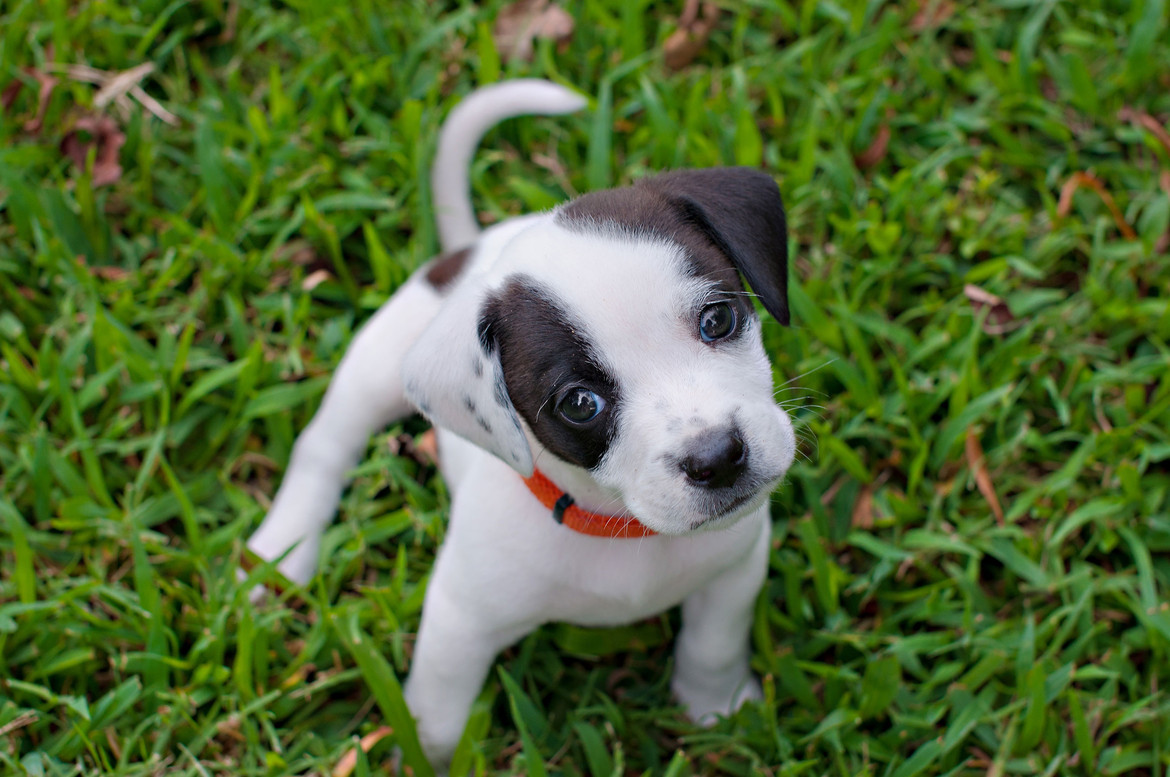
#> input picture activity 1/data/activity 1/perrito.jpeg, 1170 x 777 px
$ jupyter execute --allow-errors 1_photometric_transformations.ipynb
#> lines starting #> are read from the running program, lines starting #| are printed output that depends on the picture
### Master of Applied Artificial Intelligence

**Course: TC4033 - Computational Vision for Images and Video**

**Photometric transformations**

Tutor: Dr. Gilberto Ochoa

Team members:
* Alfonso de Lucas Espinosa - A01795118
* Ignacio Jose Aguilar Garcia - A00819762
* Alejandro Calderon Aguilar - A01795353
* Ricardo Mar Cupido - A01795394
* Mario Fonseca Martinez - A01795228

### Introduction

Image is defined as two dimensional function *f(x,y)* where x and y are spatial (plane) coordinates, and the amplitud of *f* at any pair of coordinates (*x*, *y*) is called the intensity of the image at that point.

#### Image processing has 3 types of computerized process:
* Low-level
    it involves in basic operations such as image preprocessing to **reduce noise**, **constrat ehancement** and image sharpening.


* Mid-level
    it involves tasks such as **segmentation**, **classification of individual objects**.


* High-level
    it involves "making sense" of an ensemble of recognized objects, as image analysis and performing the cognitive functions associated with human vision.


#### Photometric Tranformations:

Photometric transformations are applied to change visual appearance of an image while preserving the its geometric structure. Some photometric transformations modify image's brightness, constrast, colour or tone. [2]

In this introductory notebook we are going to focus in Low-level processing with the following photometric transformations.

|   |   |   |   |  Image Substraction |  Gamma correction |  Negative Transformation |
|:-:|:-:|:-:|:-:|:-:|:-:|:-:|
| Definition  |   |   |   | Subtracts pixel values from another image or a constant, making emphazis in differences  |  Adjusts the intensity of an image by applying a power law function | Inverts pixel intensities to create a negative effect  |
| Formula  |   |   |   | *I*<sup>'</sup> = *I*<sub>1</sub> - *I*<sub>2</sub> <br/> *I*<sup>'</sup> = *I* - *C* | *I*<sup>'</sup> = *c* ⋅ *I*<sup>γ</sup>  | *I* = *L* - 1 - *I*  |
|  Purpose |   |   |   | Highlight differences between two images | Corrects brightness and contrast non-linearly  | Creates an inverse image  |
| Visual Impact  |   |   |   | Highligths differences or removes background  |  Enhances details in dark or bright regions  |  Producces a negative effect, reversing light and dark regions  |
| Control parameters  |   |   |   |  second image or *C* | Scaling factor *C*, Gamma value γ  | Maximum intensity *L* (255 for 8-bit)  |

### Importing libraries

[cell 1]
from matplotlib import image as mpimg
import matplotlib.pyplot as plt
import numpy as np
import cv2
from PIL import Image

### Loading Images

[cell 2]
# Loading images
dog_img = Image.open('data/activity 1/perrito.jpeg')
#> dog_img is the input picture: PIL image 1170x777 RGB; mean R, G, B 82.8, 104.7, 53.9
dental_img = Image.open('data/activity 1/dental-x-ray.jpg')
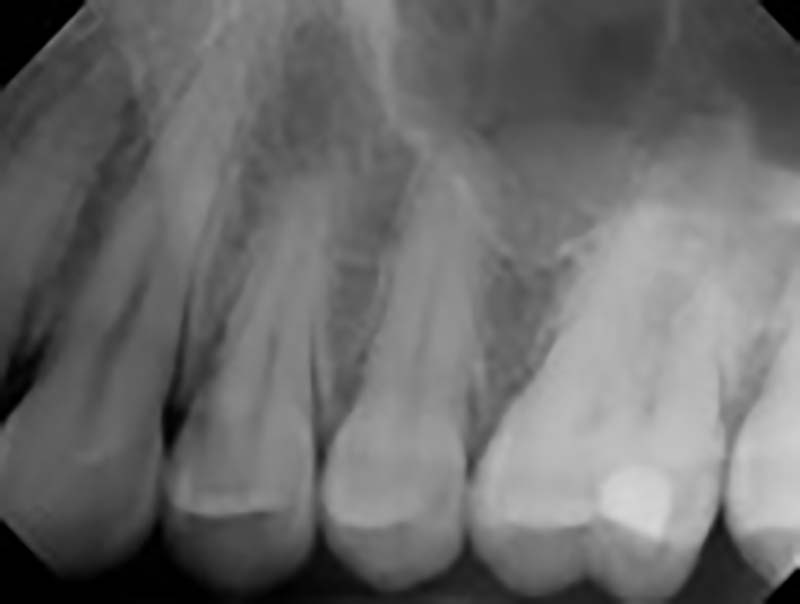
#> input picture activity 1/data/activity 1/dental-x-ray.jpg, 800 x 604 px
#> dental_img is the input picture: PIL image 800x604 RGB; min 0, max 215, mean 107.3
microscope_img = Image.open('data/activity 1/microscope.jpg')
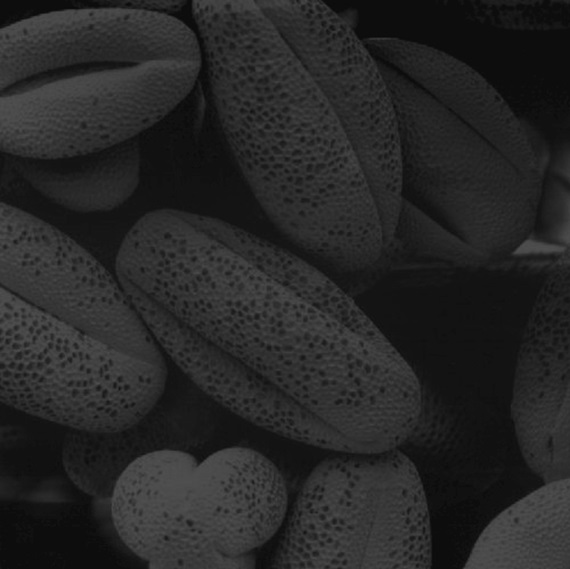
#> input picture activity 1/data/activity 1/microscope.jpg, 570 x 569 px
#> microscope_img is the input picture: PIL image 570x569 RGB; min 9, max 81, mean 38.7
paysage_img = Image.open('data/activity 1/paysage.png')
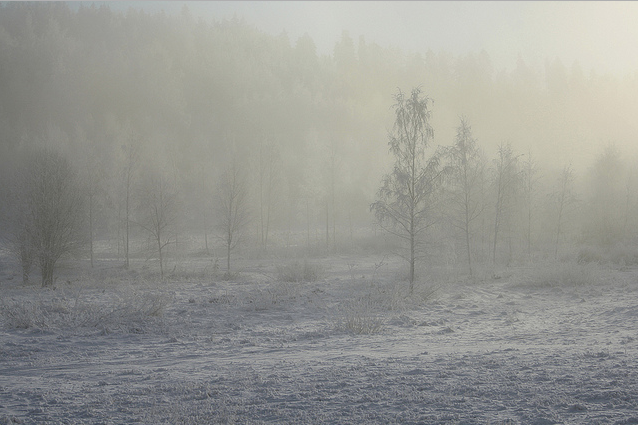
#> input picture activity 1/data/activity 1/paysage.png, 638 x 425 px
#> paysage_img is the input picture: PIL image 638x425 RGBA; mean R, G, B, A 149.9, 150.6, 145.7, 255
retina_img = Image.open('data/activity 1/retina.png')
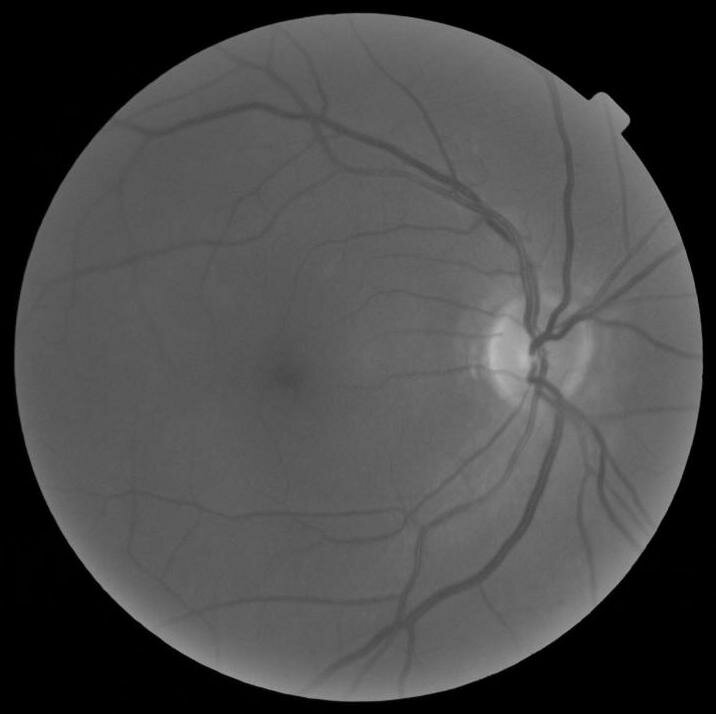
#> input picture activity 1/data/activity 1/retina.png, 716 x 714 px
#> retina_img is the input picture: PIL image 716x714 L; min 0, max 185, mean 72.3
map_img = Image.open('data/activity 1/map2.jpg')
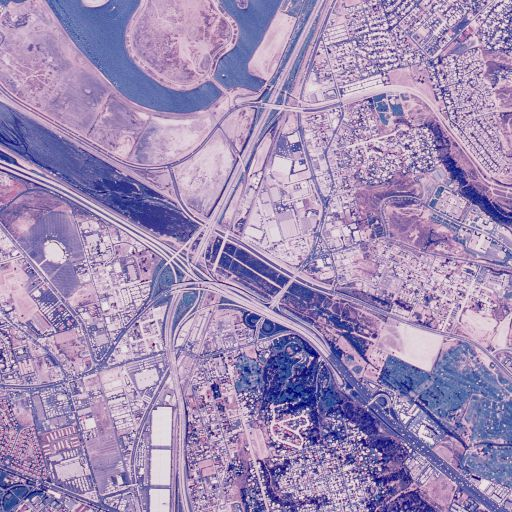
#> input picture activity 1/data/activity 1/map2.jpg, 512 x 512 px
#> map_img is the input picture: PIL image 512x512 RGB; mean R, G, B 160.2, 140.4, 181.7
#> (the rest of this cell did not finish here and is left out)

### 1. Types of Photometric Tranformation

#### 1.1 Adjusting Brightness and Contrast

* **Brightness**: involves increasing or decreasing the intensity of the pixels. (**Beta** parameter adds brightness)
* **Contrast**: This modifies the difference between the brightness and the darkest parts of the image. (**Alpha** parameter scales contrast). [3]

The next code shows the implementation of the brightness and contrast adjustment.

[cell 3]
# anonimal function to test scales in alpha and beta
adjust_brightness_contrast = lambda img, a=1, b=0: cv2.convertScaleAbs(np.array(img), alpha=a, beta=b)
# scale of brightness and contrast
bright_scales = [0, 25.0, 50.0, 100.0, 150.0]
contrast_scales = [1.0, 1.5, 2.0, 2.5, 3.0]
# iterating the brightness dog imgs
brightness_dog_imgs = [adjust_brightness_contrast(img=dog_img, b=bright_scale) for bright_scale in bright_scales]
#> brightness_dog_imgs = 5 items
# iterating the contrast dog imgs
contrast_dog_imgs = [adjust_brightness_contrast(img=dog_img, a=contrast_scale) for contrast_scale in contrast_scales]
#> contrast_dog_imgs = 5 items

# ploting the results
fig, axs = plt.subplots(2, len(contrast_scales), figsize=(15,6))

for i, bright_img in enumerate(brightness_dog_imgs):
    axs[0, i].imshow(bright_img)
    axs[0, i].set_title(f"Brightness: {bright_scales[i]}")
    axs[0, i].axis("off")
#> this loop made 5 passes

for i, contrast_img in enumerate(contrast_dog_imgs):
    axs[1, i].imshow(contrast_img)
    axs[1, i].set_title(f"Contrast: {contrast_scales[i]}")
    axs[1, i].axis("off")

plt.tight_layout()
plt.show()
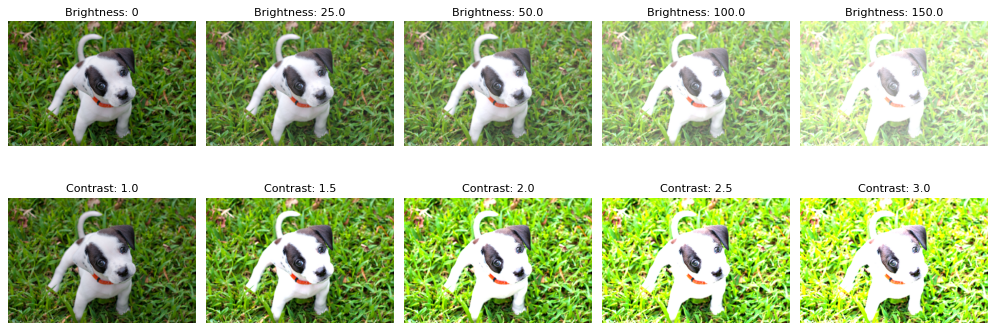
#> figure drawn by matplotlib, 10 panels

#### 1.2 *Thresholding*

This technique converts an image into a binary format (black and white) based on whether the pixel values are greater than or less than a defined threshold (T).

The transformation formula for a pixel *I<sub>(x, y)</sub>* is as follows:


This technique is used to segment objects of interest from the background in images, process documents for OCR applications, recognize patterns for ML models, isolate moving objects in video frames, and generate masks to define regions for further transformations, among other cases.

#> (a cell that did not finish here is left out)

#### 1.3 Contrast Stretching

Contrast Stretching is a technique that improves the contrast of an image by stretching the range of intensity values to span a desired range (0-255 for 8-bit images)

**Transformation used for contrast stretching**

x

The locations of points (*r<sub>1</sub>*,*s<sub>1</sub>*) and (*r<sub>2</sub>*, *s<sub>2</sub>*) control the shape of the transformation function.

If *r<sub>1</sub>* = *s<sub>1</sub>* and *r<sub>2</sub>* = *s<sub>2</sub>* the transformation is linear that produces no changes in the intensity.

If *r<sub>1</sub>* = *r<sub>2</sub>*, *s<sub>1</sub>* = 0, and *s<sub>2</sub>* = *L* - 1 the transformation becomes a thresholding function. (creates a binary image)

If (*r<sub>1</sub>*, *s<sub>1</sub>*) = (*r*<sub>min</sub>, 0) and (*r<sub>2</sub>*, *s<sub>2</sub>*) = (*r*<sub>max</sub>, *L* - 1) where *r*<sub>min</sub> and *r*<sub>max</sub> denote the minimum and maximum intensity levels in the input image.

where:

* *r*: Input pixel intensity.
* *r*<sub>min</sub> and *r*<sub>max</sub>: Minimum and maximum intensity values in the input image.
* *s*<sub>min</sub> and *s*<sub>max</sub>: Desired intensity range (e.g., 0-255).
* *s*: Output pixel intensity.

**when to use contrast stretching**:
* when our image has low contrast.
* Improving the constrast of X-rays images.

[cell 5]
def r_intensity(img):
    """
    calculating r_min and r_max intensity values in the input image
    """
    # Calculate r_min and r_max
    r_min, r_max = np.min(img), np.max(img)
#> r_min = 9; r_max = 81
    return { 'min': r_min, 'max': r_max }

# apply contrast stretching
def contrast_stretching(img, r_min, r_max):
    """
    Contrast stretching mathematical operation
    """
    # Define desired INTENSITY s_min and s_max
    s_min, s_max = 0, 255
    # Output pixel intensity
    s = ((img - r_min) / (r_max - r_min) * (s_max - s_min) + s_min).astype(np.uint8)
    return s

# images as array
microscope_img_array = np.array(microscope_img)
paysage_img_array = np.array(paysage_img)

# getting intensity of images
r_microscope = r_intensity(microscope_img_array)
#> r_microscope = {'min': 9, 'max': 81}
r_paysage = r_intensity(paysage_img_array)
#> r_paysage = {'min': 47, 'max': 255}

# images to test contrast stretching
contrast_str_imgs = [
                     [microscope_img_array, contrast_stretching(microscope_img_array, r_microscope['min'], r_microscope['max'])],
                     [paysage_img_array, contrast_stretching(paysage_img_array, r_paysage['min'], r_paysage['max'])]]
#> in contrast_stretching, `s = ((img - r_min) / (r_max - r_min) * (s_max - s_min) + s_min).astype..`:
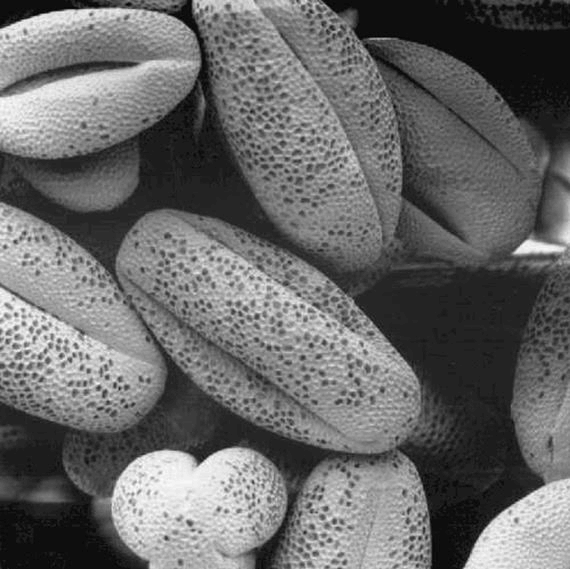
#> s: shape (569, 570, 3); min 0, max 255, mean 104.9

labels = ["Normal Image", " Contrast Stretching"]

# grid to plot the images 2x2
fig, axs = plt.subplots(2, 2, figsize=(8,10))
# iterating every image in contrast stretching images array
for i, _imgs in enumerate(contrast_str_imgs):
    # iterating the original and contrasted image
    for j, _img in enumerate(_imgs):
        # plot the image.
        axs[i, j].imshow(_img)
        axs[i, j].set_title(labels[j])
        axs[i, j].axis("off")
#> this loop made 2 passes
plt.tight_layout()
plt.show()

### 2. Negative Images and Their Applications: A Case Study in Medical Imaging

An Image negative is a complete inversion of an image, where the lightest areas appear dark and the darkest areas appear light. The negative of an image is created by subtracting the pixel values from the maximum intensity value. For an 8-bit image, the maximum intensity value is 255, so the negative of an image can be calculated as:

*Negative Image = L - 1 - Image*

where L is the maximum intensity value (255 for an 8-bit image) and Image is the original image. The negative image can be used to enhance the visibility of certain features in an image by inverting the pixel intensities and highlighting the edges of objects [5].

In specific case study, we are going to apply negative images to enhance the visibility of certain features in X-ray images. One of the main advantages of using negative images in X-ray imaging is that it can help to improve the visibility of certain features that may be difficult to see in a standard X-ray image. By creating a negative image of an X-ray, it is possible to enhance the contrast of the image and highlight the edges of bones and other structures, making it easier to identify and analyze these features.

[cell 6]
# get an image as array
dental_array_img = np.array(dental_img)
# apply the formula L - 1 - I
negative = 255 - dental_array_img
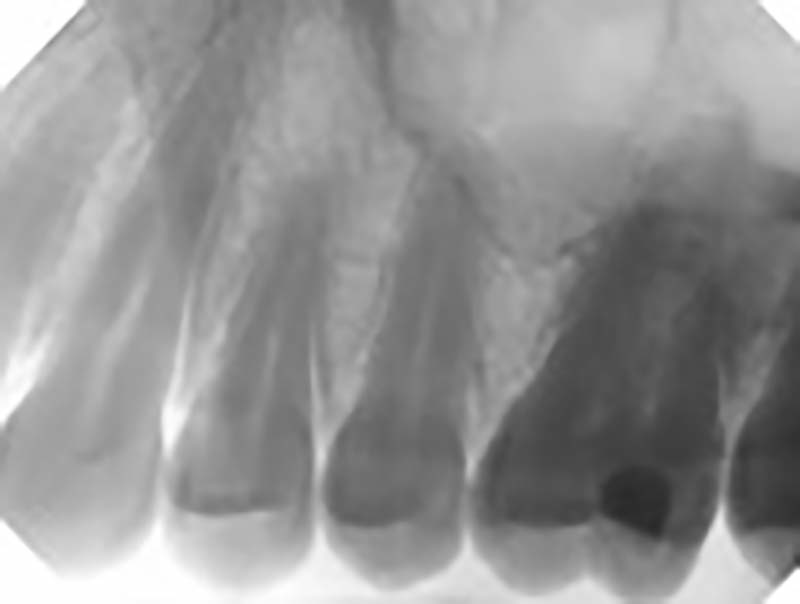
#> negative: shape (604, 800, 3); min 40, max 255, mean 147.7
# save the image and transformed image (negative transformation)
dental_imgs = [dental_array_img, negative]
# labels to show in every plot
labels = ["Normal Image", "Negative Image"]

# plot the results in a grid of 1x2
fig, axs = plt.subplots(1, 2, figsize=(15,6))
# iterate the images (original, negative image)
for i, dental in enumerate(dental_imgs):
    # plot the image
    axs[i].imshow(dental)
    # set a title
    axs[i].set_title(labels[i])
    # hide axis
    axs[i].axis("off")

plt.tight_layout()
plt.show()

### 3. Gamma Correction and its Application: A Case Study in satellite imaging

Gamma correction is a technique used to adjust the brightness and contrast of an image by applying a non-linear transformation to the pixel values. The gamma correction function is defined as: a power-law function that raises the input pixel values to a certain power (gamma value).

The gamma correction function is given by the formula:

V<sub>out</sub> = V<sub>in</sub><sup>γ</sup>

where:
* V<sub>out</sub> is the output pixel value.
* V<sub>in</sub> is the input pixel value.
* γ is the gamma value.

The gamma correction function is used to adjust the brightness and contrast of an image by applying a non-linear transformation to the pixel values. By adjusting the gamma value, it is possible to enhance the contrast of the image and highlight the edges of features, making it easier to identify and analyze these features.

The importance of gamma correction has a positive impact on computer vision applications, some of the applications are according to Kumar, P., & Kumar, P. (2024):
* Reliable Imaging Uniformity
* Improved Contrast & Detail
* Color Accuracy
* Consistency of Display
* Adjustable to Lighting Conditions

In the specific case study, we are going to apply gamma correction to enhance the contrast and detail of an image representing an image satellite. By applying gamma correction to the image, it is possible to adjust the brightness and contrast of the image, making it easier to identify and analyze the features of the image.

[cell 7]
map_array_img = np.array(map_img)
# collection of original image and gamma transformation applied.
gamma_images = [map_array_img]
# gamma values to apply
gamma_values = [0.2, 0.5, 1, 1.5, 1.8, 2.0]

# apply gamma tranformation to original image
for gamma_value in gamma_values:
  gamma_transformation = np.array(255 * (map_array_img / 255) ** gamma_value, dtype=np.uint8)
  # append image tranformed
  gamma_images.append(gamma_transformation)
#> this loop made 6 passes
#> pass 2, `gamma_transformation = np.array(255 * (map_array_img / 255) ** gamma_v..`:
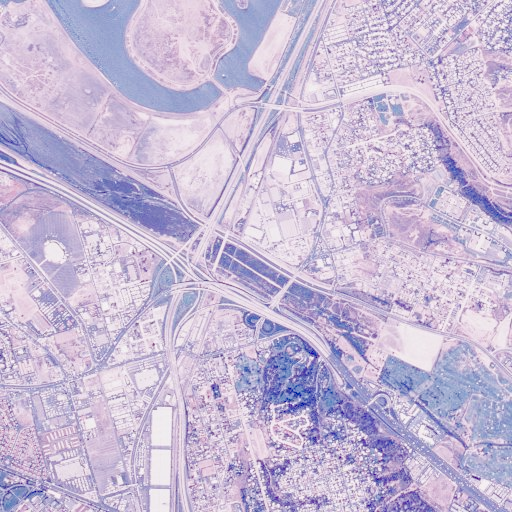
#> gamma_transformation: shape (512, 512, 3); mean R, G, B 198.8, 186.1, 213.9
#> after the loop, gamma_images = 7 items

# get 2 rows
nrows = round(len(gamma_images) / 3)
#> nrows = 2

# define the grid
fig, axs = plt.subplots(nrows, 4, figsize=(16,8))

# iterate the axs as flat array to iterate the gamma images array
for i, ax in enumerate(axs.flat):
  # if index is minor than len of array then
  if i < len(gamma_images):
    # plot the image
    ax.imshow(gamma_images[i])
    # set a title
    ax.set_title("Original" if i == 0 else f"(γ = {gamma_values[i - 1]})")
    # avoid axis
    ax.axis("off")
  else:
    # else dont show anything
    ax.axis("off")
#> this loop made 8 passes

plt.tight_layout()
plt.show()
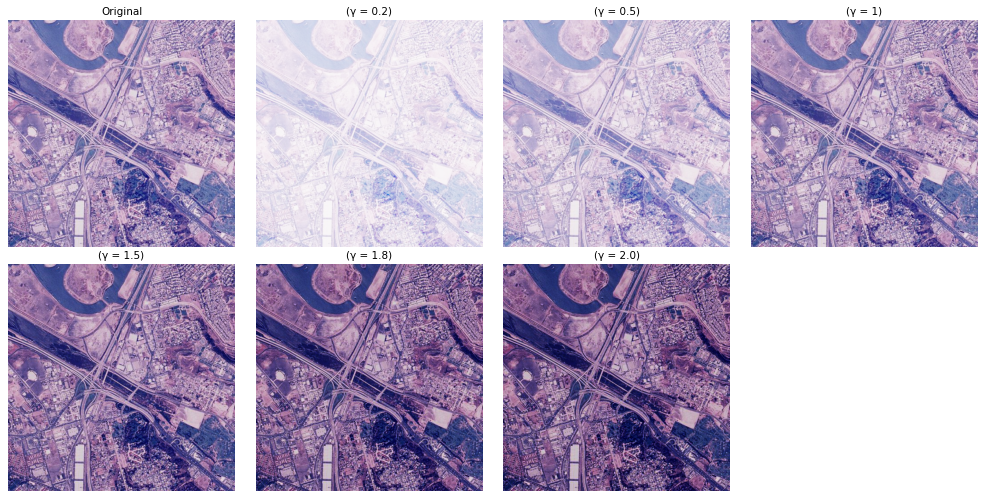
#> figure drawn by matplotlib, 7 panels
